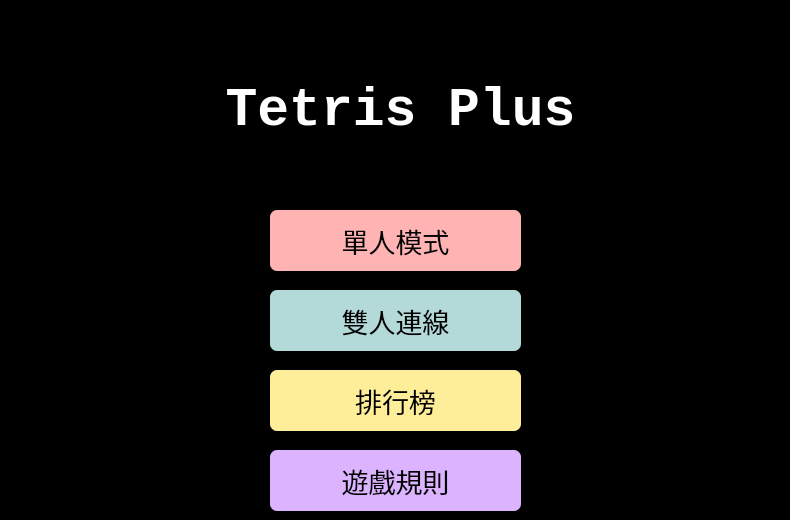
    <widget class="QWidget" name="page_menu">
     <property name="styleSheet">
      <string notr="true">background-color: rgb(0, 0, 0);</string>
     </property>
     <widget class="QPushButton" name="button_single_mode">
      <property name="geometry">
       <rect>
        <x>270</x>
        <y>210</y>
        <width>251</width>
        <height>61</height>
       </rect>
      </property>
      <property name="font">
       <font>
        <family>Microsoft JhengHei</family>
        <pointsize>20</pointsize>
       </font>
      </property>
      <property name="styleSheet">
       <string notr="true">background-color: rgb(255, 179, 179);
border-radius: 7px;</string>
      </property>
      <property name="text">
       <string>單人模式</string>
      </property>
     </widget>
     <widget class="QLabel" name="title_trteis_plus">
      <property name="geometry">
       <rect>
        <x>20</x>
        <y>70</y>
        <width>761</width>
        <height>81</height>
       </rect>
      </property>
      <property name="font">
       <font>
        <family>Consolas</family>
        <pointsize>40</pointsize>
        <weight>75</weight>
        <bold>true</bold>
        <underline>false</underline>
       </font>
      </property>
      <property name="styleSheet">
       <string notr="true">color: rgb(255, 255, 255);</string>
      </property>
      <property name="text">
       <string>Tetris Plus</string>
      </property>
      <property name="alignment">
       <set>Qt::AlignCenter</set>
      </property>
     </widget>
     <widget class="QPushButton" name="button_connection_mode">
      <property name="geometry">
       <rect>
        <x>270</x>
        <y>290</y>
        <width>251</width>
        <height>61</height>
       </rect>
      </property>
      <property name="font">
       <font>
        <family>Microsoft JhengHei</family>
        <pointsize>20</pointsize>
       </font>
      </property>
      <property name="styleSheet">
       <string notr="true">background-color: rgb(180, 217, 217);
border-radius: 7px;</string>
      </property>
      <property name="text">
       <string>雙人連線</string>
      </property>
     </widget>
     <widget class="QPushButton" name="button_rank">
      <property name="geometry">
       <rect>
        <x>270</x>
        <y>370</y>
        <width>251</width>
        <height>61</height>
       </rect>
      </property>
      <property name="font">
       <font>
        <family>Microsoft JhengHei</family>
        <pointsize>20</pointsize>
       </font>
      </property>
      <property name="styleSheet">
       <string notr="true">background-color: rgb(255, 238, 153);
border-radius: 7px;</string>
      </property>
      <property name="text">
       <string>排行榜</string>
      </property>
     </widget>
     <widget class="QPushButton" name="button_rule">
      <property name="geometry">
       <rect>
        <x>270</x>
        <y>450</y>
        <width>251</width>
        <height>61</height>
       </rect>
      </property>
      <property name="font">
       <font>
        <family>Microsoft JhengHei</family>
        <pointsize>20</pointsize>
       </font>
      </property>
      <property name="styleSheet">
       <string notr="true">background-color: rgb(219, 179, 255);
border-radius: 7px;</string>
      </property>
      <property name="text">
       <string>遊戲規則</string>
      </property>
     </widget>
    </widget>
